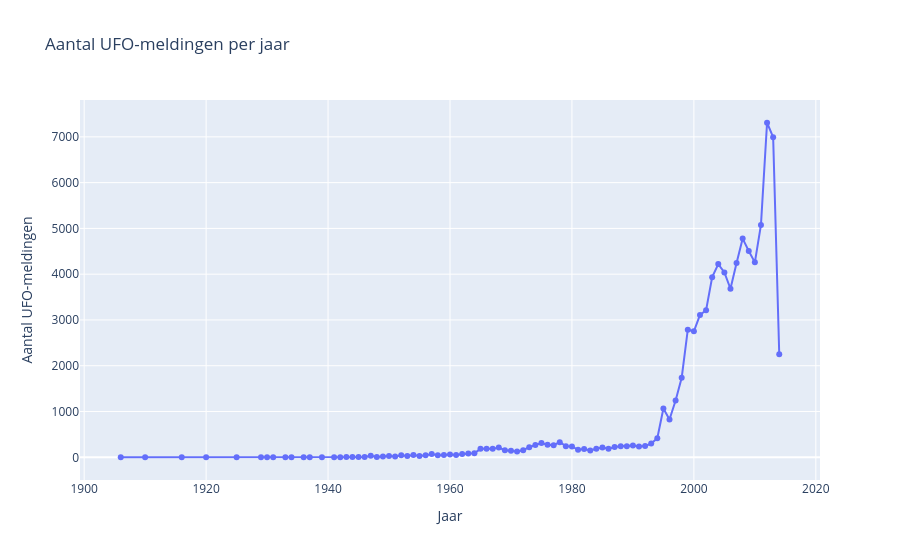

The notebook cell saved with this chart:
### Code cell
fig = px.line(
    ufo_per_year,
    x="Year",
    y="UFO_count",
    markers=True,
    title="Aantal UFO-meldingen per jaar",
    labels={
        "Year": "Jaar",
        "UFO_count": "Aantal UFO-meldingen"
    }
)

fig.show()

### Figure 1 — Plotly figure (JSON) as saved in the notebook; plotly's stock layout.template omitted (floating-point values rounded to 4 significant figures)
{"data": [{"hovertemplate": "Jaar=%{x}<br>Aantal UFO-meldingen=%{y}<extra></extra>", "legendgroup": "", "line": {"color": "#636efa", "dash": "solid"}, "marker": {"symbol": "circle"}, "mode": "lines+markers", "name": "", "orientation": "v", "showlegend": false, "type": "scatter", "x": [1906.0, 1910.0, 1916.0, 1920.0, 1925.0, 1929.0, 1930.0, 1931.0, 1933.0, 1934.0, 1936.0, 1937.0, 1939.0, 1941.0, 1942.0, 1943.0, 1944.0, 1945.0, 1946.0, 1947.0, 1948.0, 1949.0, 1950.0, 1951.0, 1952.0, 1953.0, 1954.0, 1955.0, 1956.0, 1957.0, 1958.0, 1959.0, 1960.0, 1961.0, 1962.0, 1963.0, 1964.0, 1965.0, 1966.0, 1967.0, 1968.0, 1969.0, 1970.0, 1971.0, 1972.0, 1973.0, 1974.0, 1975.0, 1976.0, 1977.0, 1978.0, 1979.0, 1980.0, 1981.0, 1982.0, 1983.0, 1984.0, 1985.0, 1986.0, 1987.0, 1988.0, 1989.0, 1990.0, 1991.0, 1992.0, 1993.0, 1994.0, 1995.0, 1996.0, 1997.0, 1998.0, 1999.0, 2000.0, 2001.0, 2002.0, 2003.0, 2004.0, 2005.0, 2006.0, 2007.0, 2008.0, 2009.0, 2010.0, 2011.0, 2012.0, 2013.0, 2014.0], "xaxis": "x", "y": [1, 1, 1, 1, 1, 1, 1, 2, 1, 1, 2, 1, 3, 1, 2, 9, 9, 9, 9, 35, 7, 16, 27, 20, 45, 31, 51, 31, 42, 70, 44, 49, 63, 48, 71, 82, 88, 184, 185, 184, 214, 155, 144, 128, 155, 222, 269, 311, 273, 264, 330, 244, 238, 163, 180, 148, 185, 215, 188, 223, 239, 243, 257, 234, 246, 300, 417, 1066, 826, 1242, 1739, 2788, 2752, 3109, 3211, 3935, 4220, 4039, 3682, 4243, 4777, 4508, 4258, 5077, 7308, 6992, 2252], "yaxis": "y"}], "layout": {"legend": {"tracegroupgap": 0}, "title": {"text": "Aantal UFO-meldingen per jaar"}, "xaxis": {"anchor": "y", "domain": [0, 1], "title": {"text": "Jaar"}}, "yaxis": {"anchor": "x", "domain": [0, 1], "title": {"text": "Aantal UFO-meldingen"}}}}
